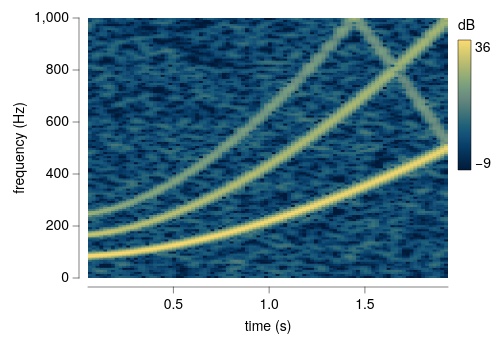

The specification (Vega-Lite) saved for this image:
### Vega-Lite specification from a JSON file in a GitHub repository (floating-point values rounded to 4 significant figures; data arrays with more than 128 entries replaced by an {"elided": "..."} marker saying what was removed)
{"background": null, "config": {"arc": {"fill": "#DBDBDB", "fillOpacity": 1.0, "innerRadius": 32.5, "padAngle": 0.03, "stroke": "black", "strokeOpacity": 1, "strokeWidth": 0.25}, "area": {"fill": "#DBDBDB", "fillOpacity": 1.0, "stroke": "black", "strokeOpacity": 1, "strokeWidth": 0.25}, "axis": {"domain": true, "domainCap": "round", "domainColor": "black", "domainWidth": 0.25, "grid": false, "gridCap": "round", "gridColor": "#F1F1F1", "gridDash": [0, 0], "gridOpacity": 1.0, "gridWidth": 0.25, "labelColor": "black", "labelFont": "Helvetica Neue", "labelFontSize": 7, "labelFontStyle": "normal", "labelFontWeight": 400, "offset": 4.5, "ticks": true, "tickCap": "round", "tickColor": "black", "tickRound": false, "tickSize": 3, "tickWidth": 0.25, "titleColor": "black", "titleFont": "Helvetica Neue", "titleFontSize": 7, "titleFontStyle": "normal", "titleFontWeight": 400}, "axisX": {"domain": true, "labelAlign": "center", "labelAngle": 0, "labels": true, "ticks": true, "translate": 0}, "axisY": {"domain": true, "labelAlign": "right", "labelAngle": 0, "labels": true, "ticks": true, "translate": 0}, "axisRight": {"domain": true, "labelAlign": "left", "labelAngle": 0, "labels": true, "ticks": true, "translate": 0}, "axisTop": {"domain": true, "labelAlign": "center", "labelAngle": 0, "labels": true, "ticks": true, "translate": 0}, "axisBand": {"tickOffset": 0}, "bar": {"fill": "#DBDBDB", "fillOpacity": 1.0, "stroke": "black", "strokeOpacity": 1, "strokeWidth": 0.25}, "boxplot": {"size": 11.7, "ticks": {"cornerRadius": 0.25, "fill": "black", "opacity": 1, "size": 5.85, "thickness": 0.25}, "box": {"fillOpacity": 1.0, "stroke": "black", "strokeOpacity": 1, "strokeWidth": 0.25}, "median": {"cornerRadius": 0, "fill": "black", "fillOpacity": 1.0, "opacity": 1, "size": 11.7, "thickness": 0.25}, "rule": {"fill": "black", "fillOpacity": 1.0, "size": 13.0, "stroke": "black", "strokeDash": [0, 0], "strokeOpacity": 1, "strokeWidth": 0.25}, "outliers": {"color": "black", "fill": "black", "fillOpacity": 1.0, "size": 0, "stroke": "black", "strokeOpacity": 1, "strokeWidth": 0.25}}, "circle": {"fill": "black", "fillOpacity": 1.0, "size": 0.65, "stroke": null, "strokeOpacity": 1, "strokeWidth": 0.25}, "errorband": {"band": {"fillOpacity": 0.6, "stroke": null, "strokeWidth": 0.25, "strokeOpacity": 1}, "borders": {"opacity": 0, "strokeOpacity": 0.25, "strokeWidth": 1}}, "errorbar": {"opacity": 1, "rule": {"strokeDash": [0, 0], "strokeWidth": 0.25}, "ticks": {"color": "black", "cornerRadius": 0.125, "opacity": 1, "size": 7.8, "thickness": 0.25}, "thickness": 0.25}, "font": "Helvetica Neue", "geoshape": {"fill": "#DBDBDB", "fillOpacity": 1.0, "stroke": "black", "strokeOpacity": 1, "strokeWidth": 0.25}, "header": {"labelColor": "black", "labelFont": "Helvetica Neue", "labelFontSize": 7, "labelFontStyle": "normal", "labelFontWeight": 400, "titleColor": "black", "titleFont": "Helvetica Neue", "titleFontSize": 7, "titleFontStyle": "normal", "titleFontWeight": 400, "titlePadding": 0}, "legend": {"disable": false, "offset": 4.5, "titlePadding": 4, "labelOffset": 2, "gradientLabelOffset": 2, "gradientLength": 65.0, "gradientThickness": 6.5, "gradientOpacity": 1.0, "gradientStrokeColor": "black", "gradientStrokeWidth": 0.25, "labelColor": "black", "labelFont": "Helvetica Neue", "labelFontSize": 7, "labelFontStyle": "normal", "labelFontWeight": 400, "strokeColor": "black", "strokeWidth": 0, "symbolSize": 42, "symbolStrokeColor": "black", "symbolStrokeWidth": 0.25, "titleColor": "black", "titleFont": "Helvetica Neue", "titleFontSize": 7, "titleFontStyle": "normal", "titleFontWeight": 400}, "line": {"color": "black", "stroke": "black", "strokeCap": "round", "strokeDash": [0, 0], "strokeOpacity": 1, "strokeWidth": 0.375}, "point": {"filled": true, "fill": "#DBDBDB", "fillOpacity": 1.0, "size": 6.5, "stroke": "black", "strokeOpacity": 1, "strokeWidth": 0.25}, "range": {"category": ["#C6D9F1", "#F1C9CB", "#FEF0B9", "#CEE37A", "#7AA8E0", "#E589A3", "#FDDD5D", "#68B961", "#4177B1", "#C35082", "#E5C227", "#438156"], "diverging": {"scheme": ["#C35082", "#CE6D94", "#D989A7", "#E2A4BA", "#EABFCE", "#F1DBE2", "#F6F6F6", "#D7E0EB", "#B9CBE0", "#9BB6D5", "#7DA1C9", "#5F8CBD", "#4177B1"]}, "heatmap": {"scheme": ["#011A39", "#032B50", "#063D68", "#165179", "#266579", "#47777A", "#68887F", "#779C7F", "#96AD75", "#B9BB70", "#DACC71", "#FDDB72"]}, "ordinal": {"scheme": ["#F1F1F1", "#DBDBDB", "#C6C6C6", "#B2B2B2", "#9D9D9D", "#898989", "#767676", "#636363", "#515151", "#404040", "#2F2F2F", "#1F1F1F"]}, "ramp": {"scheme": ["#32022B", "#43044D", "#4C196E", "#4D338C", "#484DA6", "#3A68BB", "#1D83CA", "#1D9CCB", "#23B5C9", "#28CDC5", "#4DE0B4", "#91EE9F"]}}, "rule": {"color": "black", "stroke": "black", "strokeCap": "round", "strokeDash": [2, 2], "strokeOpacity": 1, "strokeWidth": 0.25}, "scale": {"bandPaddingInner": 0.1, "bandPaddingOuter": 0.1, "round": false}, "rect": {"fill": "#DBDBDB", "fillOpacity": 1.0, "stroke": "black", "strokeOpacity": 1, "strokeWidth": 0.25}, "square": {"fill": "#DBDBDB", "fillOpacity": 1.0, "size": 13.0, "stroke": "black", "strokeOpacity": 1, "strokeWidth": 0.25}, "text": {"color": "black", "font": "Helvetica Neue", "fontSize": 7, "fontStyle": "normal", "fontWeight": 400}, "tick": {"color": "black", "cornerRadius": 0.125, "opacity": 1.0, "size": 11.7, "thickness": 0.25}, "title": {"anchor": "middle", "frame": "group", "color": "black", "font": "Helvetica Neue", "fontSize": 7, "fontStyle": "normal", "fontWeight": 400, "subtitleColor": "black", "subtitleFont": "Helvetica Neue", "subtitleFontSize": "Helvetica Neue", "subtitleFontStyle": "normal", "subtitleFontWeight": 400}, "trail": {"color": "black", "opacity": 1, "size": 0.375}, "view": {"continuousWidth": 180, "continuousHeight": 130, "discreteWidth": 180, "discreteHeight": 130, "fill": null, "stroke": null, "strokeWidth": 0.25}}, "data": {"name": "data-d58069456d3d1b7d8d72524f92b4bc8d"}, "mark": {"type": "rect", "clip": true, "stroke": null}, "encoding": {"color": {"field": "power", "title": "dB", "type": "quantitative"}, "x": {"field": "t0", "scale": {"domain": [0.054, 1.934], "nice": false}, "title": "time (s)", "type": "quantitative"}, "x2": {"field": "t1"}, "y": {"field": "f0", "scale": {"domain": [0, 1000.0], "nice": false}, "title": "frequency (Hz)", "type": "quantitative"}, "y2": {"field": "f1"}}, "$schema": "https://vega.github.io/schema/vega-lite/v6.4.1.json", "datasets": {"data-d58069456d3d1b7d8d72524f92b4bc8d": {"elided": "12032 records"}}}
